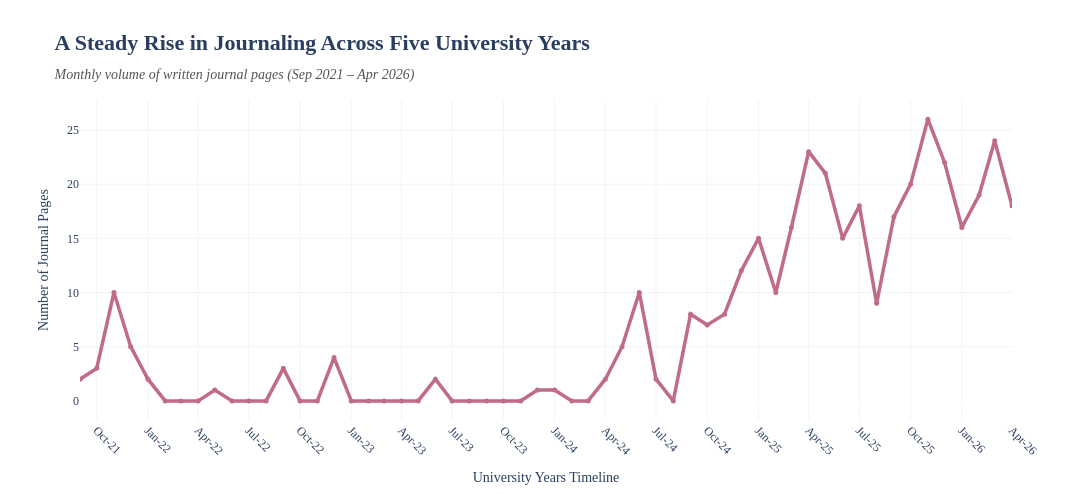

This figure's notebook cell:
### Markdown cell above
## Has my FoF evolved alongside the evolution of my responsibilities?

I know that my attachment to memories and fear of letting them go and not being able to recall them has not simply vanished but has been changing in the past years. 
I have taken up journaling, an habit I used to have as a child but gave up when I recieved my first phone and started taking pictures of everything. Since then, I have been taking up this habit periodically and then always ended up abandoning it.
It has become a strict part of my everyday life in the last months.

In this section I visualize how this habit of journaling has actually increased during these last years of university.

### Code cell
import plotly.graph_objects as go
import pandas as pd

# create line chart
fig = go.Figure()

fig.add_trace(
    go.Scatter(
        x=df['date_parsed'], 
        y=df['journal_pages'], 
        mode='lines+markers',
        line=dict(color='#c06c84', width=3.5), 
        marker=dict(size=5, symbol='circle')
    )
)

# graph layout
fig.update_layout(
    font_family="Times New Roman",
    title_text="<b>A Steady Rise in Journaling Across Five University Years</b><br><span style='font-size:14px; color:#555555;'><i>Monthly volume of written journal pages (Sep 2021 – Apr 2026)</i></span>",
    title_font_size=22,
    plot_bgcolor="white",
    width=1100, 
    height=500,
    hovermode="x unified",
    showlegend=False  
)

fig.update_xaxes(
    showgrid=True, gridcolor='#F3F3F3', 
    tickformat='%b-%y', dtick="M3", tickangle=45, 
    range=['2021-09-01', '2026-04-01'], 
    title_text="University Years Timeline"
)

fig.update_yaxes(
    showgrid=True, gridcolor='#F3F3F3', 
    title_text="Number of Journal Pages"
)

fig.show()

### Figure 1 — Plotly figure (JSON) as saved in the notebook; plotly's stock layout.template omitted (floating-point values rounded to 4 significant figures)
{"data": [{"line": {"color": "#c06c84", "width": 3.5}, "marker": {"size": 5, "symbol": "circle"}, "mode": "lines+markers", "type": "scatter", "x": ["2021-09-01T00:00:00.000000", "2021-10-01T00:00:00.000000", "2021-11-01T00:00:00.000000", "2021-12-01T00:00:00.000000", "2022-01-01T00:00:00.000000", "2022-02-01T00:00:00.000000", "2022-03-01T00:00:00.000000", "2022-04-01T00:00:00.000000", "2022-05-01T00:00:00.000000", "2022-06-01T00:00:00.000000", "2022-07-01T00:00:00.000000", "2022-08-01T00:00:00.000000", "2022-09-01T00:00:00.000000", "2022-10-01T00:00:00.000000", "2022-11-01T00:00:00.000000", "2022-12-01T00:00:00.000000", "2023-01-01T00:00:00.000000", "2023-02-01T00:00:00.000000", "2023-03-01T00:00:00.000000", "2023-04-01T00:00:00.000000", "2023-05-01T00:00:00.000000", "2023-06-01T00:00:00.000000", "2023-07-01T00:00:00.000000", "2023-08-01T00:00:00.000000", "2023-09-01T00:00:00.000000", "2023-10-01T00:00:00.000000", "2023-11-01T00:00:00.000000", "2023-12-01T00:00:00.000000", "2024-01-01T00:00:00.000000", "2024-02-01T00:00:00.000000", "2024-03-01T00:00:00.000000", "2024-04-01T00:00:00.000000", "2024-05-01T00:00:00.000000", "2024-06-01T00:00:00.000000", "2024-07-01T00:00:00.000000", "2024-08-01T00:00:00.000000", "2024-09-01T00:00:00.000000", "2024-10-01T00:00:00.000000", "2024-11-01T00:00:00.000000", "2024-12-01T00:00:00.000000", "2025-01-01T00:00:00.000000", "2025-02-01T00:00:00.000000", "2025-03-01T00:00:00.000000", "2025-04-01T00:00:00.000000", "2025-05-01T00:00:00.000000", "2025-06-01T00:00:00.000000", "2025-07-01T00:00:00.000000", "2025-08-01T00:00:00.000000", "2025-09-01T00:00:00.000000", "2025-10-01T00:00:00.000000", "2025-11-01T00:00:00.000000", "2025-12-01T00:00:00.000000", "2026-01-01T00:00:00.000000", "2026-02-01T00:00:00.000000", "2026-03-01T00:00:00.000000", "2026-04-01T00:00:00.000000"], "y": [2, 3, 10, 5, 2, 0, 0, 0, 1, 0, 0, 0, 3, 0, 0, 4, 0, 0, 0, 0, 0, 2, 0, 0, 0, 0, 0, 1, 1, 0, 0, 2, 5, 10, 2, 0, 8, 7, 8, 12, 15, 10, 16, 23, 21, 15, 18, 9, 17, 20, 26, 22, 16, 19, 24, 18]}], "layout": {"font": {"family": "Times New Roman"}, "height": 500, "hovermode": "x unified", "plot_bgcolor": "white", "showlegend": false, "title": {"font": {"size": 22}, "text": "<b>A Steady Rise in Journaling Across Five University Years</b><br><span style='font-size:14px; color:#555555;'><i>Monthly volume of written journal pages (Sep 2021 – Apr 2026)</i></span>"}, "width": 1100, "xaxis": {"dtick": "M3", "gridcolor": "#F3F3F3", "range": ["2021-09-01", "2026-04-01"], "showgrid": true, "tickangle": 45, "tickformat": "%b-%y", "title": {"text": "University Years Timeline"}}, "yaxis": {"gridcolor": "#F3F3F3", "showgrid": true, "title": {"text": "Number of Journal Pages"}}}}
